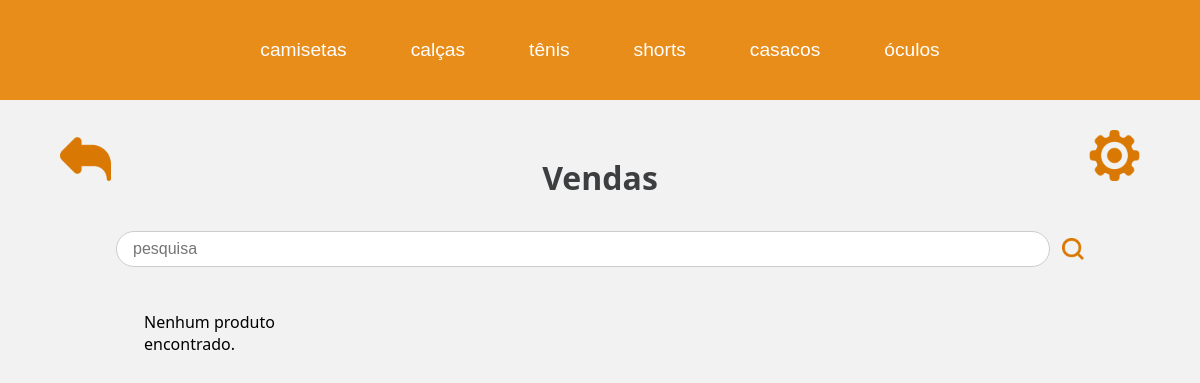
Before: /paginas/vendas.php?pesquisa=camiseta da Nike with the older database file.
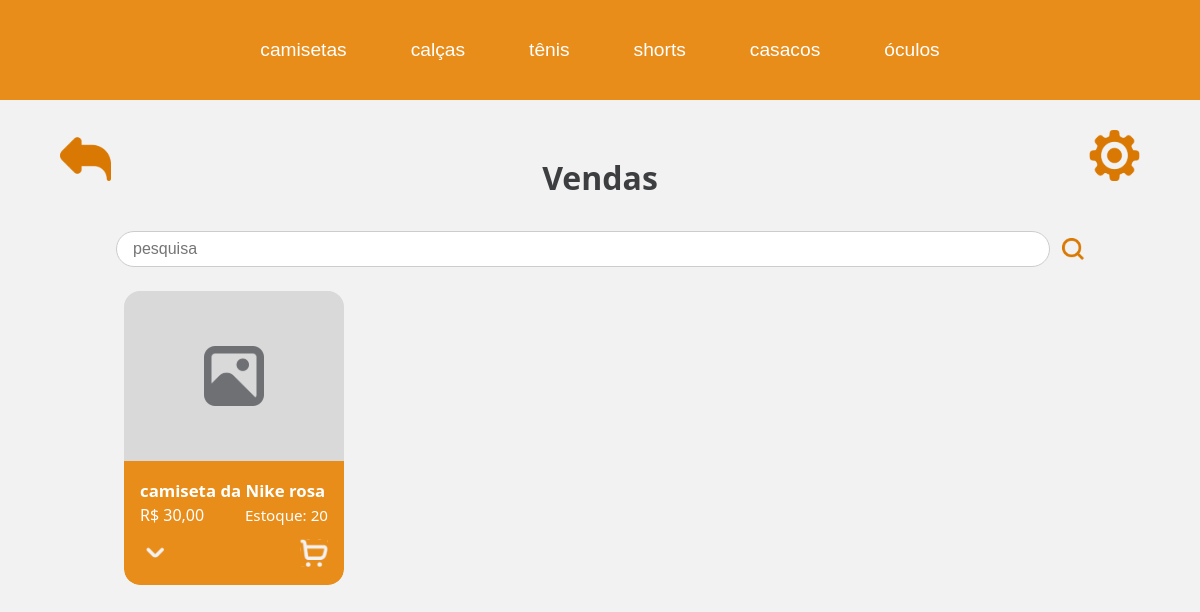
After: the same page with the newer database file.
### tables this page shows
CREATE TABLE IF NOT EXISTS produto (
  idproduto INT NOT NULL AUTO_INCREMENT,
  nome VARCHAR(200) NOT NULL,
  quantidade_estoque INT NOT NULL,
  preco_uni DOUBLE NOT NULL,
  cor VARCHAR(45) NOT NULL,
  idtipo_produto INT NOT NULL,
  PRIMARY KEY (idproduto),
  FOREIGN KEY (idtipo_produto) REFERENCES tipo_produto(idtipo_produto)
);

### paginas/vendas.php (the view, shortened to what this page needs)
<!DOCTYPE html>
<html lang="pt-br">
<head>
    <link rel="stylesheet" href="../assets/css/style.css">
    <link rel="stylesheet" href="../assets/css/vendasStyle.css">
    <link rel="stylesheet" href="../assets/css/headerStyle.css">
</head>
<body>
    <?php include 'header.php'; ?>
    <div class="settings-icon left">
        <a href="home.php"><img src="../assets/img/voltar.svg" alt="Voltar"></a>
    </div>
    <div class="settings-icon right">
        <a href="/Loja-de-roupa/index.php"><img src="/Loja-de-roupa/assets/img/gear.svg" alt="Configurações"></a>
    </div>
    <div class="vendas-container">
        <div class="vendas-header">
            <div class="vendas-title">Vendas</div>
        </div>
        <form class="vendas-search">
            <input type="text" placeholder="pesquisa" name="pesquisa">
            <button type="submit" class="vendas-search-btn"><img src="../assets/img/lupa.svg" alt="Buscar"></button>
        </form>
        <div class="vendas-lista">
            <?php
                include_once '../db/conexao.php';
                $where = '';
                if (isset($_GET['pesquisa']) && $_GET['pesquisa'] != '') {
                    $pesquisa = mysqli_real_escape_string($conn, $_GET['pesquisa']);
                    $where = "WHERE produto.nome LIKE '%$pesquisa%' OR tipo_produto.tipo LIKE '%$pesquisa%'";
                }
                $sql = "SELECT
                            produto.nome,
                            produto.preco_uni,
                            produto.cor,
                            produto.quantidade_estoque,
                            tipo_produto.tipo AS tipo
                            FROM produto
                            JOIN tipo_produto ON produto.idtipo_produto = tipo_produto.idtipo_produto $where";
                $result = mysqli_query($conn, $sql);
                if ($result && mysqli_num_rows($result) > 0) {
                while ($row = mysqli_fetch_assoc($result)) {
            ?>
            <div class="vendas-card">
                <div class="vendas-card-img">
                    <img src="../assets/img/prod_img.svg" alt="Produto">
                </div>
                <div class="vendas-card-info">
                    <div>
                        <div class="vendas-card-title"><?php echo $row['nome'], " ", $row['cor']; ?></div>
                        <div class="vendas-card-price-container">
                            <span class="vendas-card-price">R$ <?php echo number_format($row['preco_uni'], 2, ',', '.'); ?></span>
                            <span class="vendas-card-estoque">Estoque: <?php echo $row['quantidade_estoque']; ?></span>
                        </div>
                    </div>
                    <div class="vendas-card-actions">
                        <img src="../assets/img/dropw.svg" alt="Mais opções" class="dropdown">
                        <button class="icon-btn">
                            <img src="../assets/img/carrinho.svg" alt="Carrinho" class="cart">
                        </button>
                    </div>
                </div>
            </div>
            <?php
                }
            } else {
                echo "<p style='margin: 20px;'>Nenhum produto encontrado.</p>";
            }
            ?>
        </div>
    </div>
</body>
</html>

Changed rows visible on the page:
now on this page (row edited): produto: nome "camiseta da Nike", cor "rosa", preco_uni "30,00", quantidade_estoque "20"
Other visible differences:
text no longer shown: "Nenhum produto encontrado."
